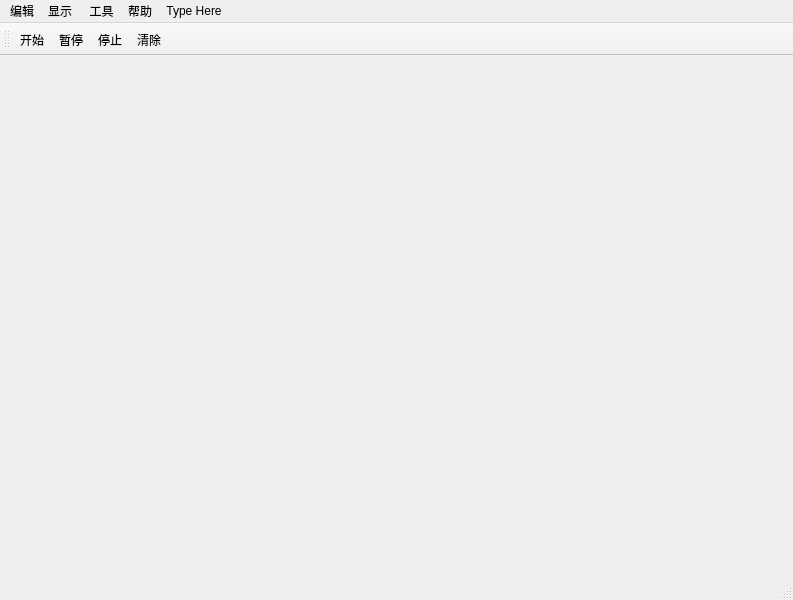
<?xml version="1.0" encoding="UTF-8"?>
<ui version="4.0">
 <class>MainWindow</class>
 <widget class="QMainWindow" name="MainWindow">
  <property name="geometry">
   <rect>
    <x>0</x>
    <y>0</y>
    <width>793</width>
    <height>600</height>
   </rect>
  </property>
  <property name="windowTitle">
   <string>MainWindow</string>
  </property>
  <widget class="QWidget" name="centralwidget"/>
  <widget class="QMenuBar" name="menubar">
   <property name="geometry">
    <rect>
     <x>0</x>
     <y>0</y>
     <width>793</width>
     <height>26</height>
    </rect>
   </property>
   <widget class="QMenu" name="menu">
    <property name="title">
     <string>编辑</string>
    </property>
    <addaction name="action_start"/>
    <addaction name="action_pause"/>
    <addaction name="action_stop"/>
    <addaction name="action_clean"/>
   </widget>
   <widget class="QMenu" name="menu_2">
    <property name="title">
     <string>显示</string>
    </property>
   </widget>
   <widget class="QMenu" name="menu_3">
    <property name="title">
     <string> 工具</string>
    </property>
   </widget>
   <widget class="QMenu" name="menu_4">
    <property name="title">
     <string>帮助</string>
    </property>
   </widget>
   <widget class="QMenu" name="menuType_Here">
    <property name="title">
     <string>Type Here</string>
    </property>
   </widget>
   <addaction name="menu"/>
   <addaction name="menu_2"/>
   <addaction name="menu_3"/>
   <addaction name="menu_4"/>
   <addaction name="menuType_Here"/>
  </widget>
  <widget class="QStatusBar" name="statusbar"/>
  <widget class="QToolBar" name="toolBar">
   <property name="windowTitle">
    <string>toolBar</string>
   </property>
   <attribute name="toolBarArea">
    <enum>TopToolBarArea</enum>
   </attribute>
   <attribute name="toolBarBreak">
    <bool>false</bool>
   </attribute>
   <addaction name="action_start"/>
   <addaction name="action_pause"/>
   <addaction name="action_stop"/>
   <addaction name="action_clean"/>
  </widget>
  <action name="action_start">
   <property name="icon">
    <iconset>
     <normaloff>E:/桌面/桌面文件夹/图片/屏幕截图 2024-09-12 100522.png</normaloff>
     <normalon>E:/桌面/桌面文件夹/图片/屏幕截图 2024-09-12 095346.png</normalon>E:/桌面/桌面文件夹/图片/屏幕截图 2024-09-12 100522.png</iconset>
   </property>
   <property name="text">
    <string>开始</string>
   </property>
  </action>
  <action name="action_pause">
   <property name="icon">
    <iconset>
     <normaloff>E:/桌面/桌面文件夹/图片/屏幕截图 2024-09-12 100535.png</normaloff>
     <normalon>E:/桌面/桌面文件夹/图片/屏幕截图 2024-09-12 100311.png</normalon>E:/桌面/桌面文件夹/图片/屏幕截图 2024-09-12 100535.png</iconset>
   </property>
   <property name="text">
    <string>暂停</string>
   </property>
  </action>
  <action name="action_stop">
   <property name="icon">
    <iconset>
     <normaloff>E:/桌面/桌面文件夹/图片/屏幕截图 2024-09-12 100509.png</normaloff>E:/桌面/桌面文件夹/图片/屏幕截图 2024-09-12 100509.png</iconset>
   </property>
   <property name="text">
    <string>停止</string>
   </property>
  </action>
  <action name="action_clean">
   <property name="icon">
    <iconset>
     <normaloff>E:/桌面/桌面文件夹/图片/屏幕截图 2024-09-12 100547.png</normaloff>E:/桌面/桌面文件夹/图片/屏幕截图 2024-09-12 100547.png</iconset>
   </property>
   <property name="text">
    <string>清除</string>
   </property>
  </action>
 </widget>
 <resources/>
 <connections/>
</ui>
